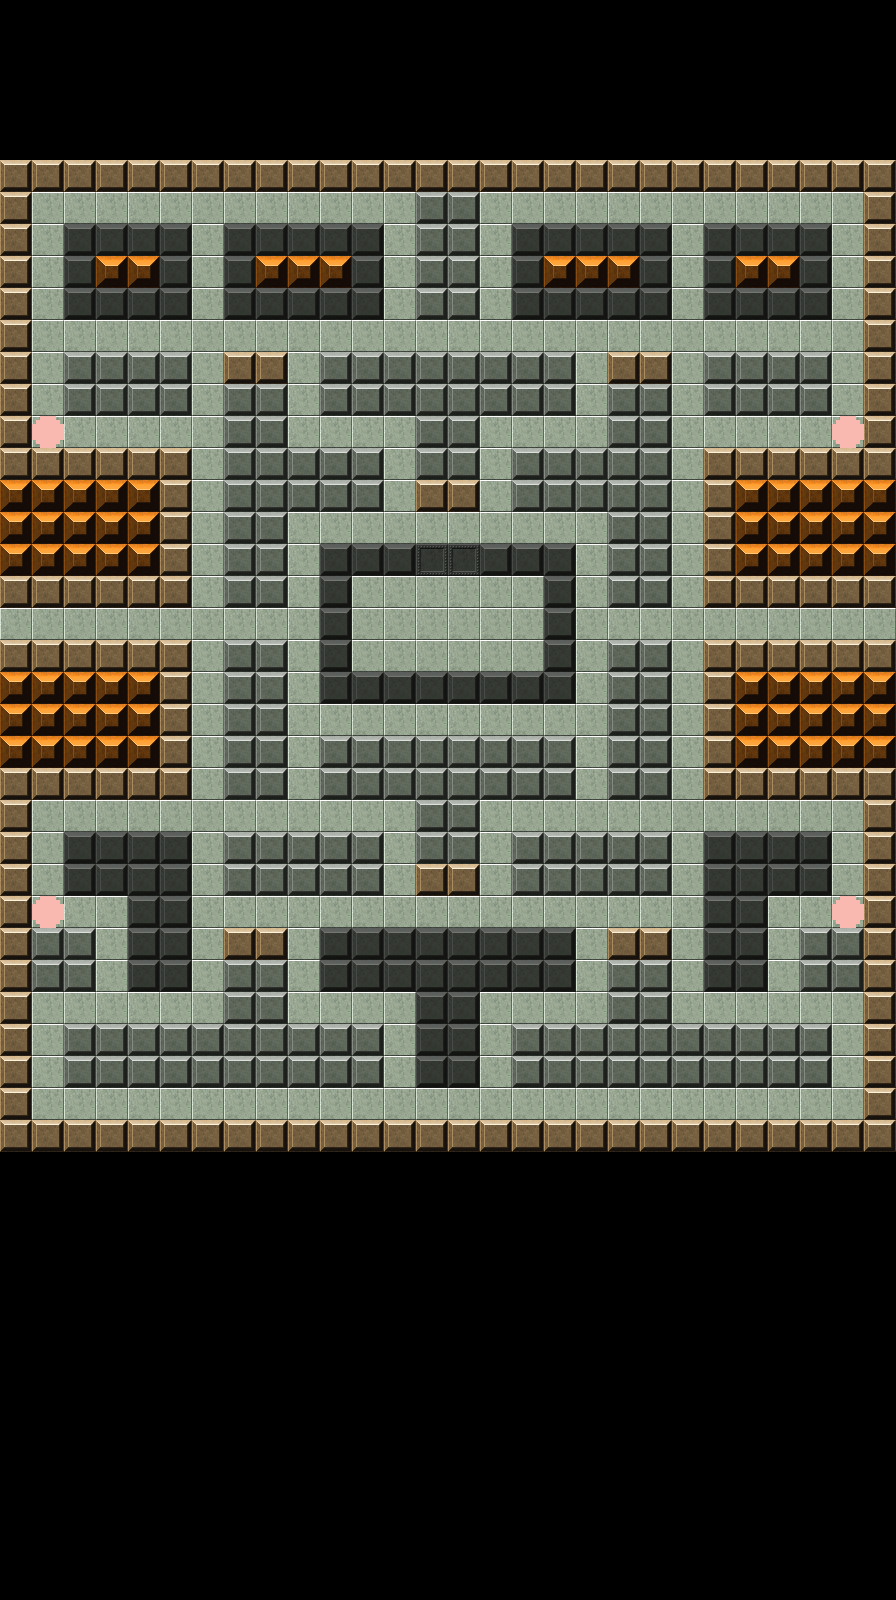

This is a level from a 2D game, rendered from its Tiled map with the project's own tilesets. A one-line summary and the map file follow, with tile-layer data summarised:
An orthogonal 28x50 tile map with 32x32 px tiles, 3 tile layers (Walls, Path, Collectables), 2 tilesets.

<map version="1.4" tiledversion="1.4.3" orientation="orthogonal" renderorder="right-down" width="28" height="50" tilewidth="32" tileheight="32" infinite="0" nextlayerid="4" nextobjectid="1">
 <tileset firstgid="1" source="maptileset2.tsx" />
 <tileset firstgid="141" source="maptileset32.tsx" />
 <layer id="1" name="Walls" width="28" height="50">
  <data>[1400 cells, 568 non-empty, 6 distinct tile ids]</data>
 </layer>
 <layer id="2" name="Path" width="28" height="50">
  <data>[1400 cells, 300 non-empty, 1 distinct tile ids]</data>
 </layer>
 <layer id="3" name="Collectables" width="28" height="50">
  <data>[1400 cells, 4 non-empty, 1 distinct tile ids]</data>
 </layer>
</map>
